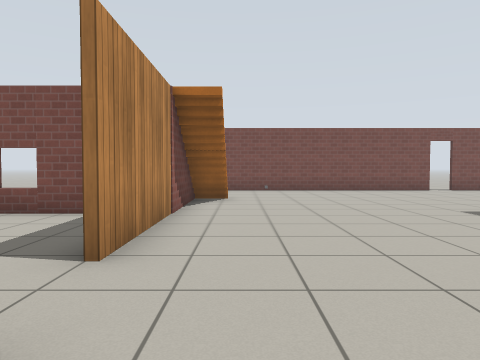
View 1 (above)

16 first-person views from a walk through a Gazebo world. The camera is 0.9 m above the floor, tilts 2° down and sees 70° across. The floor is counted in squares, 1 m on a side. Each view is taken from the middle of a square. On the plan, view 1 faces up. The plan holds only what a view shows up to about 12 squares ahead; the rest is blank. Robots are left out. Simple patterns stand in for the simulator's built-in surfaces.

View 2
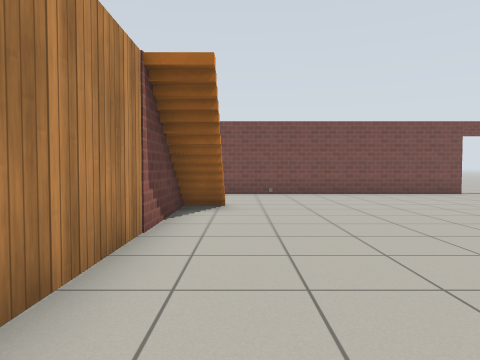

View 3
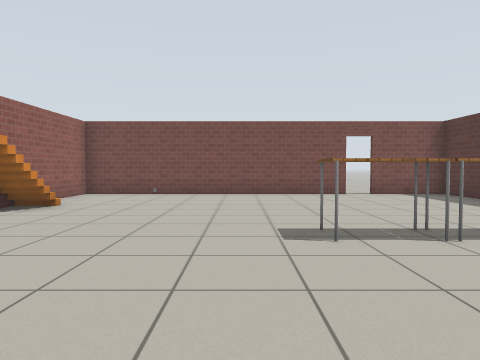

View 4
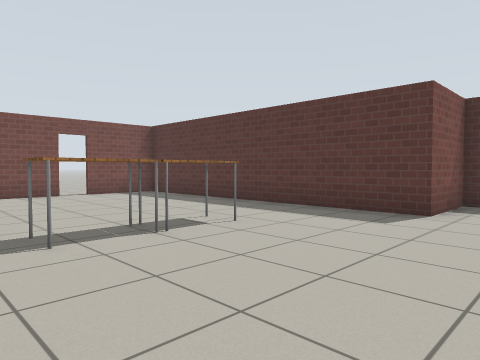

View 5
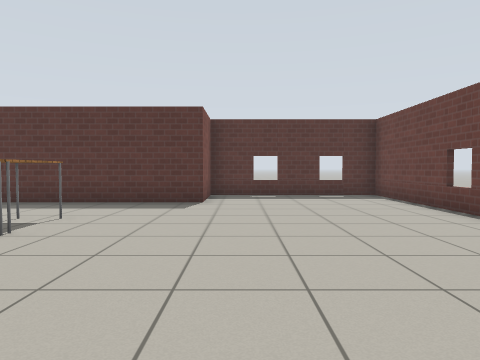

View 6
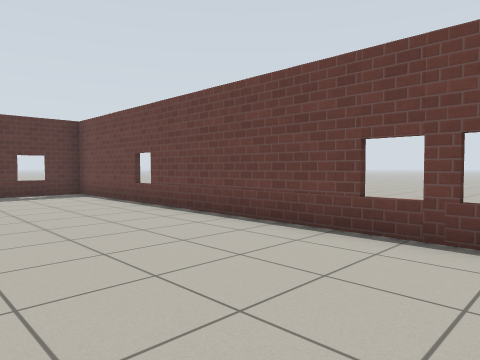

View 7
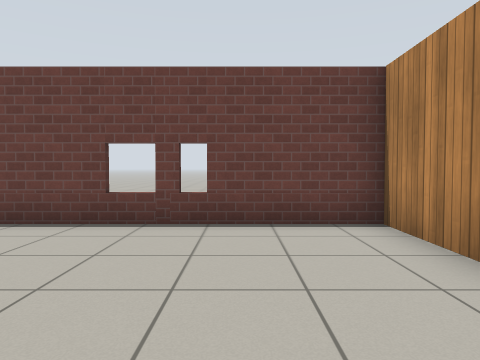

View 8
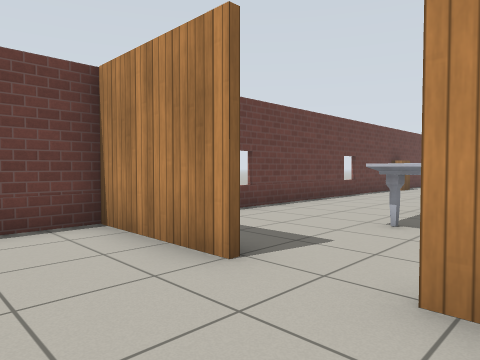

View 9
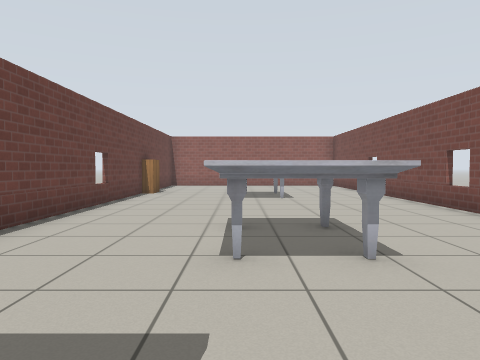

View 10
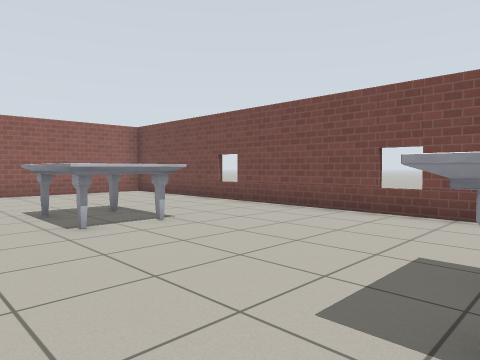

View 11
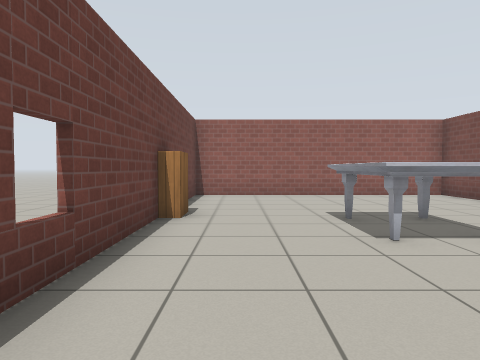

View 12
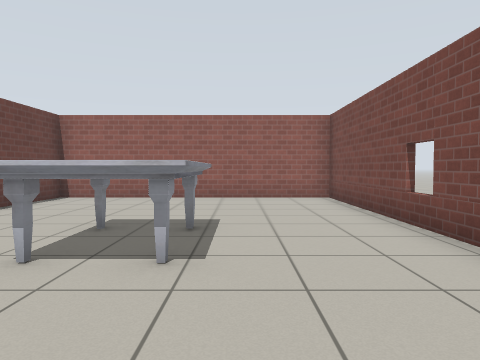

View 13
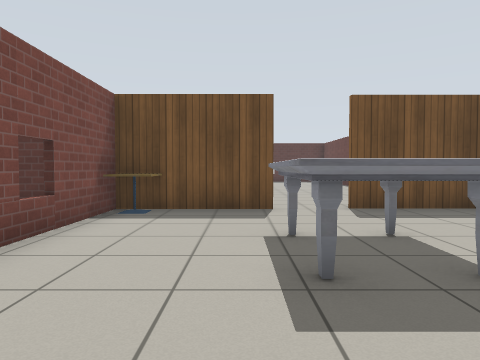

View 14
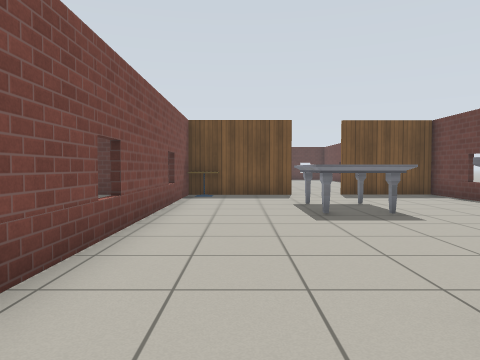

View 15
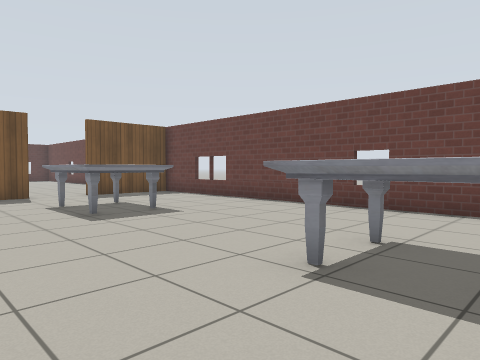

View 16
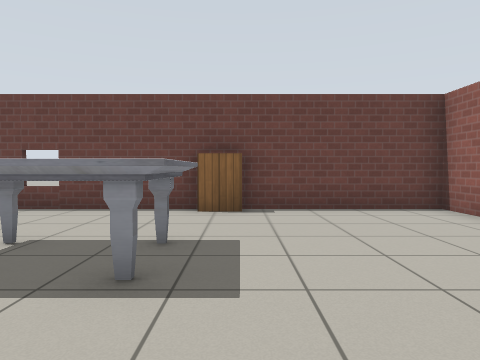

### Floor plan
Ten units are one square. View 1 is at (0, 0); x grows to the right and y downward. Boxes are objects, and circles mark ways between rooms. Rooms are numbered by the first view taken in them; rooms with no view inside come last. Other rooms are left out.
<svg viewBox="-189 -145 327 165">
<path fill="none" stroke="#000" d="M-15 -55 -15 -67 -25 -67M-14 -75 -14 -33M-14 -16 -14 15M77 -138 -14 -138 -14 -96M-9 15 133 15 133 -40 110 -40 110 -138 85 -138M-126 15 -9 15M-25 -67 -184 -67 -184 15 -144 15M-15 -33 -15 -55M-15 15 -15 -16"/>
<rect x="-25" y="-65" width="10" height="10" fill="#bbb"><title>cafe table</title></rect>
<rect x="-5" y="-85" width="10" height="10" fill="#bbb"><title>stairs</title></rect>
<rect x="45" y="-75" width="20" height="20" fill="#bbb"><title>table</title></rect>
<rect x="65" y="-75" width="20" height="20" fill="#bbb"><title>table</title></rect>
<rect x="-135" y="-35" width="30" height="20" fill="#bbb"><title>marble table</title></rect>
<rect x="-65" y="-35" width="30" height="20" fill="#bbb"><title>marble table</title></rect>
<circle cx="-10" cy="-25" r="3" fill="#2a7"/>
<text x="50" y="-60">1</text>
<text x="-100" y="-30">2</text>
</svg>
Room 1 opens to room 2.

Where each view was taken, in squares from view 1:
view 1: 0 up, 0 right, facing up
view 2: 2 up, 0 right, facing up
view 3: 2 up, 4 right, facing up
view 4: 2 up, 4 right, facing up-right
view 5: 3 up, 2 right, facing right
view 6: 3 up, 1 right, facing down-right
view 7: 4 up, 1 right, facing down
view 8: 4 up, 1 right, facing down-left
view 9: 2 up, 1 left, facing left
view 10: 0 up, 6 left, facing up-left
view 11: 0 up, 7 left, facing left
view 12: 4 up, 8 left, facing left
view 13: 4 up, 9 left, facing right
view 14: 5 up, 13 left, facing right
view 15: 6 up, 13 left, facing down-right
view 16: 6 up, 14 left, facing down
